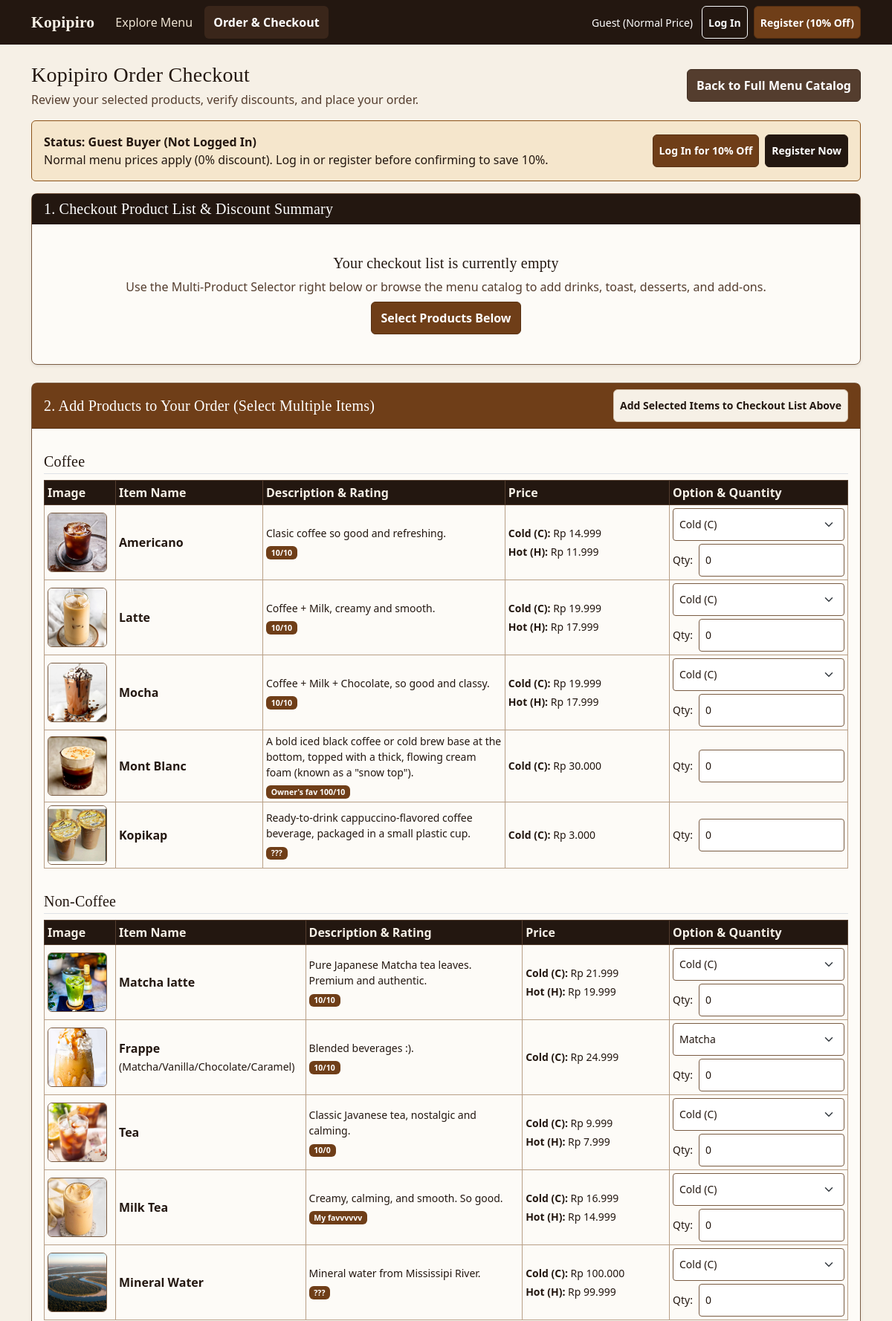
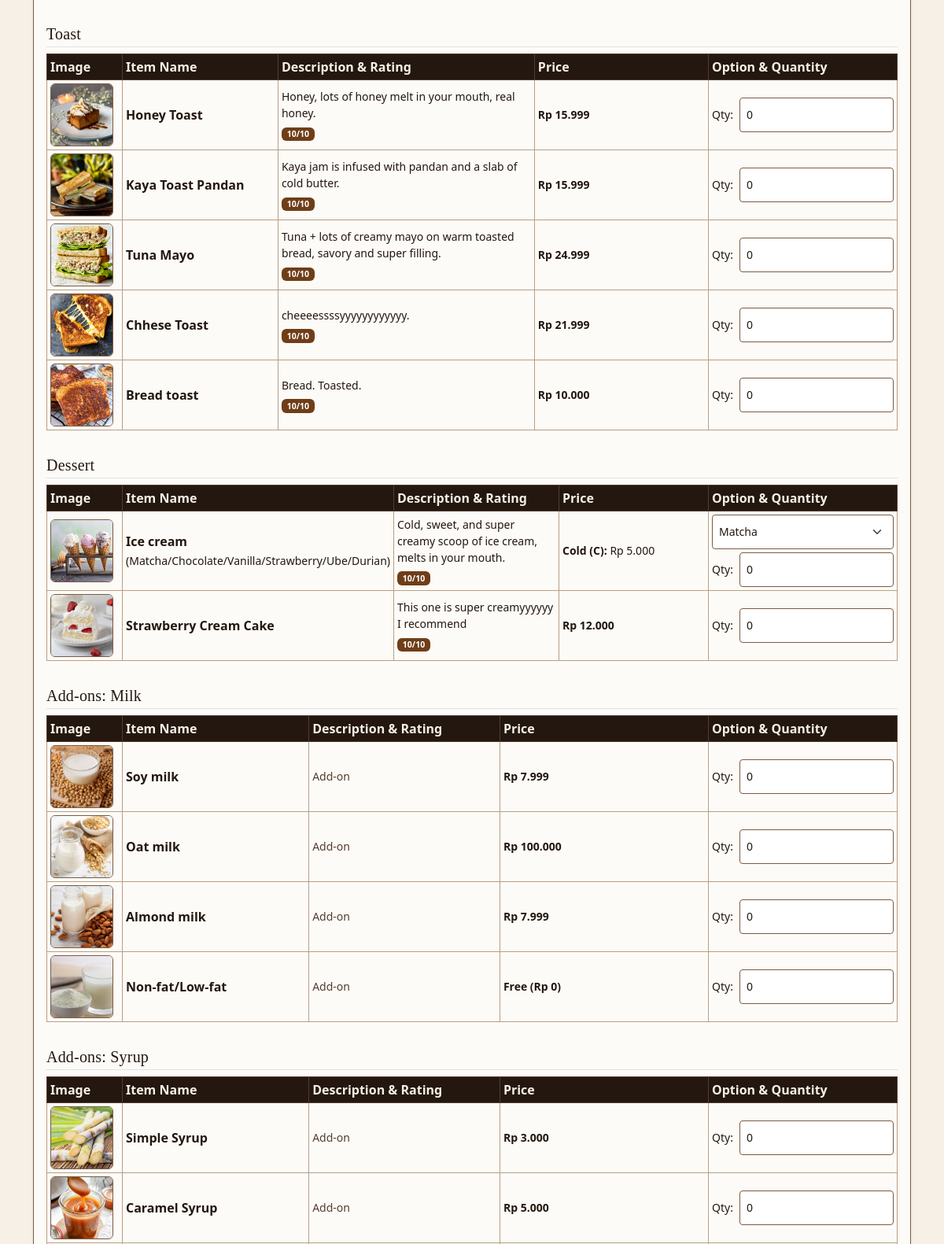
The app's page /order.php (upper part) with its own data (2 pictures, top to bottom).
### tables this page shows
CREATE TABLE `product` (
    `id` INT AUTO_INCREMENT PRIMARY KEY,
    `category_id` INT NOT NULL DEFAULT 1,
    `name` VARCHAR(120) NOT NULL,
    `category` VARCHAR(50) NOT NULL DEFAULT 'Coffee',
    `temp_type` ENUM('both', 'cold_only', 'hot_only', 'none') NOT NULL DEFAULT 'none',
    `price` INT NOT NULL DEFAULT 0,
    `price_cold` INT DEFAULT NULL,
    `price_hot` INT DEFAULT NULL,
    `description` TEXT DEFAULT NULL,
    `rating` VARCHAR(60) DEFAULT NULL,
    `url_image` VARCHAR(255) NOT NULL DEFAULT '',
    `image` VARCHAR(255) DEFAULT NULL,
    `is_active` TINYINT(1) NOT NULL DEFAULT 1,
    `created_at` TIMESTAMP DEFAULT CURRENT_TIMESTAMP,
    INDEX `idx_product_category` (`category`)
);

### order.php (the view, shortened to what the rows shown need)
<?php
include 'auth.php';
include 'config.php';
$is_member = has_member_discount();
$order_success = false;
$receipt = null;
$all_products_res = mysqli_query($conn, "SELECT id, name, category, temp_type, price, price_cold, price_hot, description, rating, url_image FROM product WHERE is_active = 1 ORDER BY FIELD(category, 'Coffee', 'Non-Coffee', 'Toast', 'Dessert', 'Add-ons: Milk', 'Add-ons: Syrup', 'Add-ons: Shots'), id ASC");
$grouped_products = [];
if ($all_products_res) {
    while ($p = mysqli_fetch_assoc($all_products_res)) {
        $grouped_products[$p['category']][] = $p;
    }
}
?>
<!DOCTYPE html>
<html lang="en">
<head>
    <link href="https://cdn.jsdelivr.net/npm/bootstrap@5.3.0/dist/css/bootstrap.min.css" rel="stylesheet">
    <link href="style.css" rel="stylesheet">
</head>
<body>
    <main id="main-content" class="container mt-4">
        <div class="d-flex flex-column flex-md-row justify-content-between align-items-start align-items-md-center gap-2 mb-3">
            <div>
                <h1 class="h3 mb-1">Kopipiro Order Checkout</h1>
            </div>
        </div>
        <?php if ($order_success && $receipt): ?>
            <div class="card shadow-sm mb-4">
                <div class="card-header bg-success text-white d-flex justify-content-between align-items-center">
                    <h2 class="h5 mb-0">Order Confirmed - Kopipiro Official Receipt #<?= (int)$receipt['id'] ?></h2>
                    <button type="button" class="btn btn-light btn-sm text-dark" onclick="window.print()">Print Receipt</button>
                </div>
                <div class="card-body">
                    <div class="row mb-3">
                        <div class="col-12 col-md-6">
                            <p class="mb-1"><strong>Order Code:</strong> <code><?= htmlspecialchars($receipt['order_code']) ?></code> (#<?= (int)$receipt['id'] ?>)</p>
                            <p class="mb-1"><strong>Date &amp; Time:</strong> <?= htmlspecialchars($receipt['datetime']) ?></p>
                        </div>
                        <div class="col-12 col-md-6">
                            <p class="mb-1"><strong>Customer:</strong> <?= htmlspecialchars($receipt['customer']) ?> (<?= $receipt['is_member'] ? 'Member - 10% Off' : 'Guest - Normal Price' ?>)</p>
                            <p class="mb-1"><strong>Assigned Cashier:</strong> <?= htmlspecialchars($receipt['cashier_name']) ?></p>
                        </div>
                    </div>
                    <div class="table-responsive">
                        <table class="table table-bordered align-middle">
                            <thead class="table-dark">
                                <tr>
                                    <th scope="col">Product</th>
                                    <th scope="col">Option / Variant</th>
                                    <th scope="col" class="text-center">Qty</th>
                                    <th scope="col" class="text-end">Normal Price</th>
                                    <th scope="col" class="text-end">Member Discount</th>
                                    <th scope="col" class="text-end">Net Unit Price</th>
                                    <th scope="col" class="text-end">Line Subtotal</th>
                                </tr>
                            </thead>
                            <tbody>
                                <?php foreach ($receipt['items'] as $item): ?>
                                <tr>
                                    <td>
                                        <strong><?= htmlspecialchars($item['name']) ?></strong>
                                        <span class="badge bg-secondary ms-1"><?= htmlspecialchars($item['category']) ?></span>
                                    </td>
                                    <td><?= htmlspecialchars($item['variant']) ?></td>
                                    <td class="text-center"><?= (int)$item['qty'] ?></td>
                                    <td class="text-end"><?= format_rp($item['unit_price']) ?></td>
                                    <td class="text-end text-success">
                                        <?= $item['discount_amount'] > 0 ? '- ' . format_rp($item['discount_amount']) . ' (10%)' : 'Rp 0 (0%)' ?>
                                    </td>
                                    <td class="text-end fw-semibold"><?= format_rp($item['final_unit_price']) ?></td>
                                    <td class="text-end fw-bold"><?= format_rp($item['line_total']) ?></td>
                                </tr>
                                <?php endforeach; ?>
                            </tbody>
                            <tfoot>
                                <tr>
                                    <th colspan="6" class="text-end">Subtotal (Normal Price)</th>
                                    <td class="text-end"><?= format_rp($receipt['subtotal']) ?></td>
                                </tr>
                                <tr>
                                    <th colspan="6" class="text-end">Total Discount <?= $receipt['is_member'] ? '(10% Member Discount)' : '(0% Guest)' ?></th>
                                    <td class="text-end text-success">- <?= format_rp($receipt['discount']) ?></td>
                                </tr>
                                <tr class="table-secondary">
                                    <th colspan="6" class="text-end fs-5">TOTAL TO PAY</th>
                                    <td class="text-end fs-5 fw-bold"><?= format_rp($receipt['total']) ?></td>
                                </tr>
                            </tfoot>
                        </table>
                    </div>
                    <div class="d-flex flex-wrap gap-2 mt-3">
                        <a href="sandbox_pay.php?order_code=<?= urlencode($receipt['order_code']) ?>" class="btn btn-success">Pay Online (Midtrans Sandbox)</a>
                        <a href="order.php" class="btn btn-primary">Place Another Order</a>
                        <a href="index.php" class="btn btn-secondary">Explore Menu</a>
                        <?php if (is_logged_in() && is_customer()): ?>
                            <a href="my_orders.php" class="btn btn-dark">View My Order History</a>
                        <?php endif; ?>
                    </div>
                </div>
            </div>
        <?php else: ?>
            <div class="card shadow-sm mb-4">
                <div class="card-header bg-dark text-white d-flex justify-content-between align-items-center">
                    <h2 class="h5 mb-0">1. Checkout Product List &amp; Discount Summary</h2>
                </div>
            </div>
            <div class="card shadow-sm" id="quickSelector">
                <div class="card-header bg-primary text-white d-flex flex-column flex-md-row justify-content-between align-items-start align-items-md-center gap-2">
                    <h2 class="h5 mb-0">2. Add Products to Your Order (Select Multiple Items)</h2>
                </div>
                <div class="card-body">
                    <form method="POST" action="order.php" id="quickOrderForm">
                        <?php foreach ($grouped_products as $cat_name => $items): ?>
                            <h3 class="h5 mt-3 mb-2 pb-1 border-bottom"><?= htmlspecialchars($cat_name) ?></h3>
                            <div class="table-responsive mb-3">
                                <table class="table table-bordered table-sm align-middle">
                                    <thead class="table-dark">
                                        <tr>
                                            <th scope="col" style="width: 96px;">Image</th>
                                            <th scope="col" class="name-col">Item Name</th>
                                            <th scope="col" class="desc-col">Description &amp; Rating</th>
                                            <th scope="col" class="price-col">Price<?= $is_member ? ' (10% Off)' : '' ?></th>
                                            <th scope="col" style="width: 240px;">Option &amp; Quantity</th>
                                        </tr>
                                    </thead>
                                    <tbody>
                                        <?php foreach ($items as $p):
                                            $pid = (int)$p['id'];
                                            $is_frappe = (stripos($p['name'], 'Frapppe') !== false || stripos($p['name'], 'Frappe') !== false);
                                            $is_icecream = (stripos($p['name'], 'Ice cream') !== false);
                                        ?>
                                        <tr>
                                            <td>
                                                <?php if (!empty(trim((string)$p['url_image']))): ?>
                                                    <img src="<?= htmlspecialchars($p['url_image']) ?>" width="80" height="80" class="product-thumb" alt="<?= htmlspecialchars($p['name']) ?>">
                                                <?php else: ?>
                                                    <div class="img-placeholder" role="img" aria-label="No product image linked for <?= htmlspecialchars($p['name']) ?>">
                                                        No image linked
                                                    </div>
                                                <?php endif; ?>
                                            </td>
                                            <td class="fw-semibold name-col"><?= format_product_name($p['name']) ?></td>
                                            <td class="small desc-col">
                                                <?= !empty($p['description']) ? htmlspecialchars($p['description']) : '<span class="text-muted">Add-on</span>' ?>
                                                <?php if (!empty($p['rating'])): ?>
                                                    <div class="mt-1"><span class="badge bg-primary"><?= htmlspecialchars($p['rating']) ?></span></div>
                                                <?php endif; ?>
                                            </td>
                                            <td class="small price-col">
                                                <?php if ($p['temp_type'] === 'both'): ?>
                                                    <div class="mb-1"><strong>Cold (C):</strong> <?= $is_member ? '<del class="text-muted">' . format_rp($p['price_cold']) . '</del> <strong class="text-success ms-1">' . format_rp($p['price_cold'] * 0.9) . '</strong>' : format_rp($p['price_cold']) ?></div>
                                                    <div><strong>Hot (H):</strong> <?= $is_member ? '<del class="text-muted">' . format_rp($p['price_hot']) . '</del> <strong class="text-success ms-1">' . format_rp($p['price_hot'] * 0.9) . '</strong>' : format_rp($p['price_hot']) ?></div>
                                                <?php elseif ($p['temp_type'] === 'cold_only'): ?>
                                                    <?php $base = $p['price_cold'] ?? $p['price']; ?>
                                                    <div><strong>Cold (C):</strong> <?= ($is_member && $base > 0) ? '<del class="text-muted">' . format_rp($base) . '</del> <strong class="text-success ms-1">' . format_rp($base * 0.9) . '</strong>' : format_rp($base) ?></div>
                                                <?php elseif ($p['temp_type'] === 'hot_only'): ?>
                                                    <?php $base = $p['price_hot'] ?? $p['price']; ?>
                                                    <div><strong>Hot (H):</strong> <?= ($is_member && $base > 0) ? '<del class="text-muted">' . format_rp($base) . '</del> <strong class="text-success ms-1">' . format_rp($base * 0.9) . '</strong>' : format_rp($base) ?></div>
                                                <?php else: ?>
                                                    <?php $base = $p['price_cold'] ?? $p['price']; ?>
                                                    <div><?= ($is_member && $base > 0) ? '<del class="text-muted">' . format_rp($base) . '</del> <strong class="text-success ms-1">' . format_rp($base * 0.9) . '</strong>' : '<strong>' . format_rp($base) . '</strong>' ?></div>
                                                <?php endif; ?>
                                            </td>
                                            <td>
                                                <div class="d-flex flex-column gap-1">
                                                    <?php if ($p['temp_type'] === 'both'): ?>
                                                        <select id="qtemp_<?= $pid ?>" name="temp[<?= $pid ?>]" class="form-select form-select-sm">
                                                            <option value="cold">Cold (C)</option>
                                                        </select>
                                                    <?php endif; ?>
                                                    <?php if ($is_frappe): ?>
                                                        <select id="qflav_<?= $pid ?>" name="flavor[<?= $pid ?>]" class="form-select form-select-sm">
                                                            <option value="Matcha">Matcha</option>
                                                        </select>
                                                    <?php elseif ($is_icecream): ?>
                                                        <select id="qflav_<?= $pid ?>" name="flavor[<?= $pid ?>]" class="form-select form-select-sm">
                                                            <option value="Matcha">Matcha</option>
                                                        </select>
                                                    <?php endif; ?>
                                                    <div class="d-flex align-items-center gap-2">
                                                        <label for="qqty_<?= $pid ?>" class="small mb-0">Qty:</label>
                                                        <input type="number" id="qqty_<?= $pid ?>" name="qty[<?= $pid ?>]" value="0" min="0" max="99" class="form-control form-control-sm">
                                                    </div>
                                                </div>
                                            </td>
                                        </tr>
                                        <?php endforeach; ?>
                                    </tbody>
                                </table>
                            </div>
                        <?php endforeach; ?>
                    </form>
                </div>
            </div>
        <?php endif; ?>
    </main>
</body>
</html>

### config.php (shortened to what the rows shown need)
<?php
function format_rp($amount) {
    $num = (float)$amount;
    if ($num == 0) {
        return "Free (Rp 0)";
    }
    return "Rp " . number_format($num, 0, ',', '.');
}
function format_product_name($name) {
    $clean = str_ireplace('Frapppe', 'Frappe', (string)$name);
    $pos = strpos($clean, ' (');
    if ($pos !== false) {
        $main = substr($clean, 0, $pos);
        $sub  = substr($clean, $pos + 1);
        return htmlspecialchars($main) . '<br><span class="fw-normal small">' . htmlspecialchars($sub) . '</span>';
    }
    return htmlspecialchars($clean);
}
function ensure_kopipiro_schema($conn) {
    $default_cats = ['Coffee', 'Non-Coffee', 'Toast', 'Dessert', 'Add-ons: Milk', 'Add-ons: Syrup', 'Add-ons: Shots', 'Food'];
}
?>

### records on screen
product: url_image (picture), name "Americano", description "Clasic coffee so good and refreshing.", rating "10/10", price_cold "Rp 14.999", price_hot "Rp 11.999", id "Cold (C)"
product: url_image+name (picture), name "Latte", description "Coffee + Milk, creamy and smooth.", rating "10/10", price_cold "Rp 19.999", price_hot "Rp 17.999", id "Cold (C)"
product: url_image+name (picture), name "Mocha", description "Coffee + Milk + Chocolate, so good and classy.", rating "10/10", price_cold "Rp 19.999", price_hot "Rp 17.999", id "Cold (C)"
product: url_image (picture), name "Mont Blanc", description "A bold iced black coffee or cold brew base at the bottom, topped with a thick, flowing cream foam (known as a \"snow top\").", rating "Owner's fav 100/10", price_cold "Rp 30.000"
product: url_image (picture), name "Kopikap", description "Ready-to-drink cappuccino-flavored coffee beverage, packaged in a small plastic cup.", rating "???", price_cold "Rp 3.000"
product: url_image (picture), name "Matcha latte", description "Pure Japanese Matcha tea leaves. Premium and authentic.", rating "10/10", price_cold "Rp 21.999", price_hot "Rp 19.999", id "Cold (C)"
product: url_image (picture), name "Frappe", name "(Matcha/Vanilla/Chocolate/Caramel)", description "Blended beverages :).", rating "10/10", price_cold "Rp 24.999", id "Matcha"
product: url_image (picture), name "Tea", description "Classic Javanese tea, nostalgic and calming.", rating "10/0", price_cold "Rp 9.999", price_hot "Rp 7.999", id "Cold (C)"
product: url_image (picture), name "Milk Tea", description "Creamy, calming, and smooth. So good.", rating "My favvvvvv", price_cold "Rp 16.999", price_hot "Rp 14.999", id "Cold (C)"
product: url_image (picture), name "Mineral Water", description "Mineral water from Mississipi River.", rating "???", price_cold "Rp 100.000", price_hot "Rp 99.999", id "Cold (C)"
product: url_image (picture), name "Honey Toast", description "Honey, lots of honey melt in your mouth, real honey.", rating "10/10", format_rp($base) "Rp 15.999"
product: url_image (picture), name "Kaya Toast Pandan", description "Kaya jam is infused with pandan and a slab of cold butter.", rating "10/10", format_rp($base) "Rp 15.999"
product: url_image (picture), name "Tuna Mayo", description "Tuna + lots of creamy mayo on warm toasted bread, savory and super filling.", rating "10/10", format_rp($base) "Rp 24.999"
product: url_image (picture), name "Chhese Toast", description "cheeeessssyyyyyyyyyyyy.", rating "10/10", format_rp($base) "Rp 21.999"
product: url_image (picture), name "Bread toast", description "Bread. Toasted.", rating "10/10", format_rp($base) "Rp 10.000"
product: url_image (picture), name "Ice cream", name "(Matcha/Chocolate/Vanilla/Strawberry/Ube/Durian)", description "Cold, sweet, and super creamy scoop of ice cream, melts in your mouth.", rating "10/10", price_cold "Rp 5.000", id "Matcha"
product: url_image (picture), name "Strawberry Cream Cake", description "This one is super creamyyyyyy I recommend", rating "10/10", format_rp($base) "Rp 12.000"
product: url_image (picture), name "Soy milk", description "Add-on", format_rp($base) "Rp 7.999"
product: url_image (picture), name "Oat milk", description "Add-on", format_rp($base) "Rp 100.000"
product: url_image (picture), name "Almond milk", description "Add-on", format_rp($base) "Rp 7.999"
product: url_image (picture), name "Non-fat/Low-fat", description "Add-on", format_rp($base) "Free (Rp 0)"
product: url_image (picture), name "Simple Syrup", description "Add-on", format_rp($base) "Rp 3.000"
product: url_image (picture), name "Caramel Syrup", description "Add-on", format_rp($base) "Rp 5.000"

### other values on screen
$cat_name "Coffee"
$cat_name "Non-Coffee"
$cat_name "Toast"
$cat_name "Dessert"
$cat_name "Add-ons: Milk"
$cat_name "Add-ons: Syrup"
